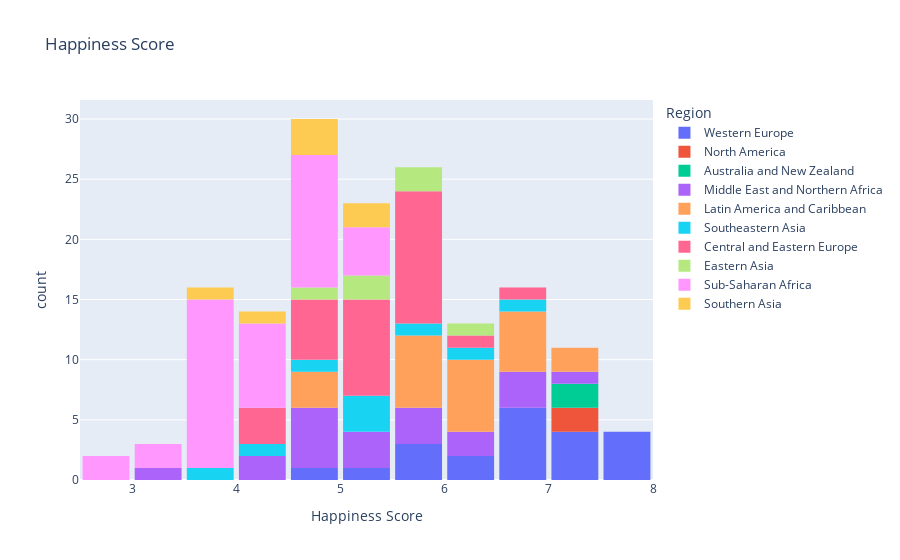

The notebook cell saved with this chart:
### Code cell
fig=px.histogram(df_eda,x='Happiness Score',color='Region',title='Happiness Score')
fig.update_layout(bargap=0.1)
fig.show()

### Figure 1 — Plotly figure (JSON) as saved in the notebook; plotly's stock layout.template omitted (floating-point values rounded to 4 significant figures)
{"data": [{"alignmentgroup": "True", "bingroup": "x", "hovertemplate": "Region=Western Europe<br>Happiness Score=%{x}<br>count=%{y}<extra></extra>", "legendgroup": "Western Europe", "marker": {"color": "#636efa", "pattern": {"shape": ""}}, "name": "Western Europe", "offsetgroup": "Western Europe", "orientation": "v", "showlegend": true, "type": "histogram", "x": [7.542, 7.542, 7.527, 7.522, 7.406, 7.378, 7.364, 7.2, 6.946, 6.94, 6.937, 6.867, 6.75, 6.575, 6.329, 6.302, 5.948, 5.695, 5.689, 5.102, 4.857], "xaxis": "x", "yaxis": "y"}, {"alignmentgroup": "True", "bingroup": "x", "hovertemplate": "Region=North America<br>Happiness Score=%{x}<br>count=%{y}<extra></extra>", "legendgroup": "North America", "marker": {"color": "#EF553B", "pattern": {"shape": ""}}, "name": "North America", "offsetgroup": "North America", "orientation": "v", "showlegend": true, "type": "histogram", "x": [7.427, 7.119], "xaxis": "x", "yaxis": "y"}, {"alignmentgroup": "True", "bingroup": "x", "hovertemplate": "Region=Australia and New Zealand<br>Happiness Score=%{x}<br>count=%{y}<extra></extra>", "legendgroup": "Australia and New Zealand", "marker": {"color": "#00cc96", "pattern": {"shape": ""}}, "name": "Australia and New Zealand", "offsetgroup": "Australia and New Zealand", "orientation": "v", "showlegend": true, "type": "histogram", "x": [7.286, 7.284], "xaxis": "x", "yaxis": "y"}, {"alignmentgroup": "True", "bingroup": "x", "hovertemplate": "Region=Middle East and Northern Africa<br>Happiness Score=%{x}<br>count=%{y}<extra></extra>", "legendgroup": "Middle East and Northern Africa", "marker": {"color": "#ab63fa", "pattern": {"shape": ""}}, "name": "Middle East and Northern Africa", "offsetgroup": "Middle East and Northern Africa", "orientation": "v", "showlegend": true, "type": "histogram", "x": [7.278, 6.901, 6.853, 6.611, 6.411, 6.295, 5.96, 5.754, 5.605, 5.332, 5.192, 5.013, 4.839, 4.739, 4.715, 4.686, 4.677, 4.194, 4.077, 3.006], "xaxis": "x", "yaxis": "y"}, {"alignmentgroup": "True", "bingroup": "x", "hovertemplate": "Region=Latin America and Caribbean<br>Happiness Score=%{x}<br>count=%{y}<extra></extra>", "legendgroup": "Latin America and Caribbean", "marker": {"color": "#FFA15A", "pattern": {"shape": ""}}, "name": "Latin America and Caribbean", "offsetgroup": "Latin America and Caribbean", "orientation": "v", "showlegend": true, "type": "histogram", "x": [7.226, 7.187, 6.983, 6.81, 6.786, 6.67, 6.574, 6.485, 6.477, 6.269, 6.168, 6.13, 6.123, 5.975, 5.89, 5.878, 5.828, 5.824, 5.709, 4.885, 4.788, 4.518], "xaxis": "x", "yaxis": "y"}, {"alignmentgroup": "True", "bingroup": "x", "hovertemplate": "Region=Southeastern Asia<br>Happiness Score=%{x}<br>count=%{y}<extra></extra>", "legendgroup": "Southeastern Asia", "marker": {"color": "#19d3f3", "pattern": {"shape": ""}}, "name": "Southeastern Asia", "offsetgroup": "Southeastern Asia", "orientation": "v", "showlegend": true, "type": "histogram", "x": [6.798, 6.455, 5.77, 5.399, 5.36, 5.073, 4.876, 4.307, 3.819], "xaxis": "x", "yaxis": "y"}, {"alignmentgroup": "True", "bingroup": "x", "hovertemplate": "Region=Central and Eastern Europe<br>Happiness Score=%{x}<br>count=%{y}<extra></extra>", "legendgroup": "Central and Eastern Europe", "marker": {"color": "#FF6692", "pattern": {"shape": ""}}, "name": "Central and Eastern Europe", "offsetgroup": "Central and Eastern Europe", "orientation": "v", "showlegend": true, "type": "histogram", "x": [6.505, 6.003, 5.995, 5.889, 5.855, 5.848, 5.833, 5.813, 5.791, 5.759, 5.716, 5.589, 5.548, 5.429, 5.286, 5.212, 5.192, 5.124, 5.123, 5.098, 5.007, 4.959, 4.949, 4.8, 4.786, 4.681, 4.35, 4.297, 4.218], "xaxis": "x", "yaxis": "y"}, {"alignmentgroup": "True", "bingroup": "x", "hovertemplate": "Region=Eastern Asia<br>Happiness Score=%{x}<br>count=%{y}<extra></extra>", "legendgroup": "Eastern Asia", "marker": {"color": "#B6E880", "pattern": {"shape": ""}}, "name": "Eastern Asia", "offsetgroup": "Eastern Asia", "orientation": "v", "showlegend": true, "type": "histogram", "x": [6.298, 5.987, 5.984, 5.474, 5.14, 4.874], "xaxis": "x", "yaxis": "y"}, {"alignmentgroup": "True", "bingroup": "x", "hovertemplate": "Region=Sub-Saharan Africa<br>Happiness Score=%{x}<br>count=%{y}<extra></extra>", "legendgroup": "Sub-Saharan Africa", "marker": {"color": "#FF97FF", "pattern": {"shape": ""}}, "name": "Sub-Saharan Africa", "offsetgroup": "Sub-Saharan Africa", "orientation": "v", "showlegend": true, "type": "histogram", "x": [5.477, 5.268, 5.129, 5.057, 4.971, 4.898, 4.867, 4.642, 4.633, 4.61, 4.571, 4.55, 4.517, 4.512, 4.507, 4.436, 4.419, 4.369, 4.332, 4.292, 4.252, 4.033, 3.995, 3.989, 3.956, 3.931, 3.904, 3.896, 3.845, 3.781, 3.681, 3.678, 3.667, 3.656, 3.655, 3.587, 3.465, 3.34, 2.963, 2.963], "xaxis": "x", "yaxis": "y"}, {"alignmentgroup": "True", "bingroup": "x", "hovertemplate": "Region=Southern Asia<br>Happiness Score=%{x}<br>count=%{y}<extra></extra>", "legendgroup": "Southern Asia", "marker": {"color": "#FECB52", "pattern": {"shape": ""}}, "name": "Southern Asia", "offsetgroup": "Southern Asia", "orientation": "v", "showlegend": true, "type": "histogram", "x": [5.253, 5.194, 4.694, 4.565, 4.514, 4.271, 3.575], "xaxis": "x", "yaxis": "y"}], "layout": {"bargap": 0.1, "barmode": "relative", "legend": {"title": {"text": "Region"}, "tracegroupgap": 0}, "title": {"text": "Happiness Score"}, "xaxis": {"anchor": "y", "domain": [0, 1], "title": {"text": "Happiness Score"}}, "yaxis": {"anchor": "x", "domain": [0, 1], "title": {"text": "count"}}}}
